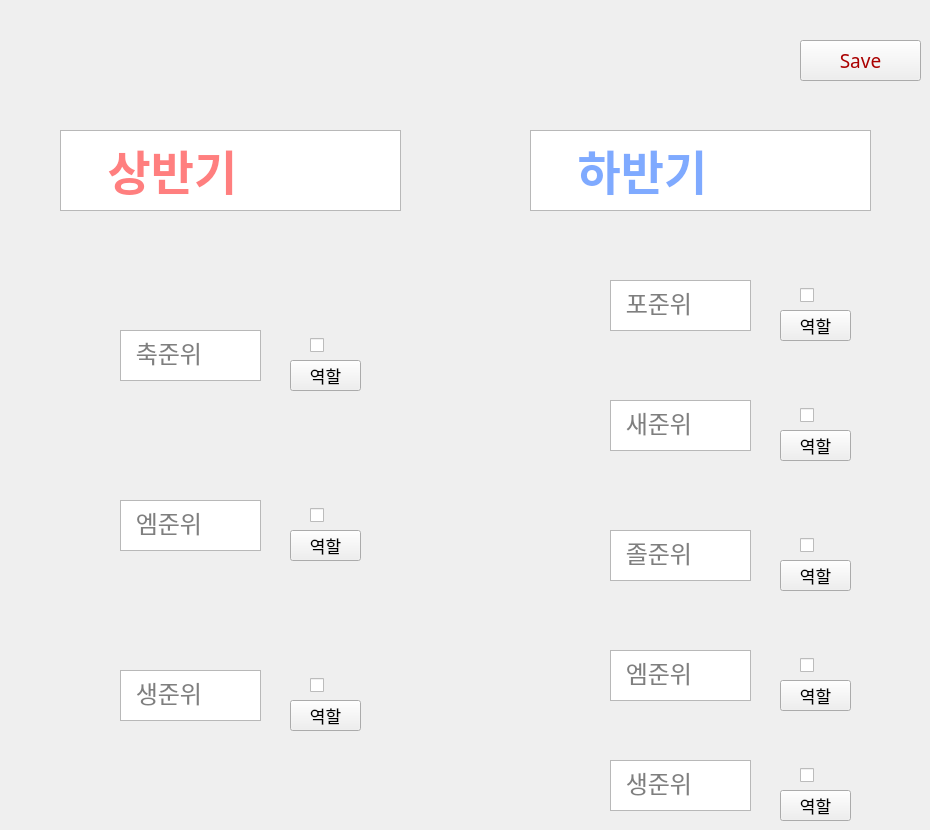
   <widget class="QWidget" name="tab">
    <attribute name="title">
     <string notr="true">1학년</string>
    </attribute>
    <widget class="QTextEdit" name="textEdit_15">
     <property name="geometry">
      <rect>
       <x>60</x>
       <y>130</y>
       <width>341</width>
       <height>81</height>
      </rect>
     </property>
     <property name="font">
      <font>
       <family>1HoonJumbomambo</family>
       <pointsize>35</pointsize>
       <weight>75</weight>
       <bold>true</bold>
      </font>
     </property>
     <property name="styleSheet">
      <string notr="true">color: rgb(255, 0, 0);</string>
     </property>
     <property name="textInteractionFlags">
      <set>Qt::NoTextInteraction</set>
     </property>
     <property name="placeholderText">
      <string>    상반기</string>
     </property>
    </widget>
    <widget class="QTextEdit" name="textEdit_17">
     <property name="geometry">
      <rect>
       <x>120</x>
       <y>670</y>
       <width>141</width>
       <height>51</height>
      </rect>
     </property>
     <property name="font">
      <font>
       <family>1HoonJumbomambo</family>
       <pointsize>18</pointsize>
       <weight>50</weight>
       <bold>false</bold>
      </font>
     </property>
     <property name="styleSheet">
      <string notr="true"/>
     </property>
     <property name="textInteractionFlags">
      <set>Qt::NoTextInteraction</set>
     </property>
     <property name="placeholderText">
      <string>  생준위</string>
     </property>
    </widget>
    <widget class="QTextEdit" name="textEdit_18">
     <property name="geometry">
      <rect>
       <x>530</x>
       <y>130</y>
       <width>341</width>
       <height>81</height>
      </rect>
     </property>
     <property name="font">
      <font>
       <family>1HoonJumbomambo</family>
       <pointsize>35</pointsize>
       <weight>75</weight>
       <bold>true</bold>
      </font>
     </property>
     <property name="styleSheet">
      <string notr="true">color: rgb(0, 85, 255);</string>
     </property>
     <property name="textInteractionFlags">
      <set>Qt::NoTextInteraction</set>
     </property>
     <property name="placeholderText">
      <string>    하반기</string>
     </property>
    </widget>
    <widget class="QTextEdit" name="textEdit_19">
     <property name="geometry">
      <rect>
       <x>120</x>
       <y>500</y>
       <width>141</width>
       <height>51</height>
      </rect>
     </property>
     <property name="font">
      <font>
       <family>1HoonJumbomambo</family>
       <pointsize>18</pointsize>
       <weight>50</weight>
       <bold>false</bold>
      </font>
     </property>
     <property name="styleSheet">
      <string notr="true"/>
     </property>
     <property name="textInteractionFlags">
      <set>Qt::NoTextInteraction</set>
     </property>
     <property name="placeholderText">
      <string>  엠준위</string>
     </property>
    </widget>
    <widget class="QTextEdit" name="textEdit_20">
     <property name="geometry">
      <rect>
       <x>120</x>
       <y>330</y>
       <width>141</width>
       <height>51</height>
      </rect>
     </property>
     <property name="font">
      <font>
       <family>1HoonJumbomambo</family>
       <pointsize>18</pointsize>
       <weight>50</weight>
       <bold>false</bold>
      </font>
     </property>
     <property name="styleSheet">
      <string notr="true"/>
     </property>
     <property name="textInteractionFlags">
      <set>Qt::NoTextInteraction</set>
     </property>
     <property name="placeholderText">
      <string>  축준위</string>
     </property>
    </widget>
    <widget class="QCheckBox" name="checkBox_11">
     <property name="geometry">
      <rect>
       <x>310</x>
       <y>330</y>
       <width>41</width>
       <height>31</height>
      </rect>
     </property>
     <property name="font">
      <font>
       <family>1HoonJumbomambo</family>
       <pointsize>18</pointsize>
       <weight>50</weight>
       <bold>false</bold>
      </font>
     </property>
     <property name="text">
      <string/>
     </property>
    </widget>
    <widget class="QCheckBox" name="checkBox_12">
     <property name="geometry">
      <rect>
       <x>310</x>
       <y>500</y>
       <width>41</width>
       <height>31</height>
      </rect>
     </property>
     <property name="font">
      <font>
       <family>1HoonJumbomambo</family>
       <pointsize>18</pointsize>
       <weight>50</weight>
       <bold>false</bold>
      </font>
     </property>
     <property name="text">
      <string/>
     </property>
    </widget>
    <widget class="QCheckBox" name="checkBox_13">
     <property name="geometry">
      <rect>
       <x>310</x>
       <y>670</y>
       <width>41</width>
       <height>31</height>
      </rect>
     </property>
     <property name="font">
      <font>
       <family>1HoonJumbomambo</family>
       <pointsize>18</pointsize>
       <weight>50</weight>
       <bold>false</bold>
      </font>
     </property>
     <property name="text">
      <string/>
     </property>
    </widget>
    <widget class="QTextEdit" name="textEdit_21">
     <property name="geometry">
      <rect>
       <x>610</x>
       <y>280</y>
       <width>141</width>
       <height>51</height>
      </rect>
     </property>
     <property name="font">
      <font>
       <family>1HoonJumbomambo</family>
       <pointsize>18</pointsize>
       <weight>50</weight>
       <bold>false</bold>
      </font>
     </property>
     <property name="styleSheet">
      <string notr="true"/>
     </property>
     <property name="textInteractionFlags">
      <set>Qt::NoTextInteraction</set>
     </property>
     <property name="placeholderText">
      <string>  포준위</string>
     </property>
    </widget>
    <widget class="QCheckBox" name="checkBox_14">
     <property name="geometry">
      <rect>
       <x>800</x>
       <y>280</y>
       <width>41</width>
       <height>31</height>
      </rect>
     </property>
     <property name="font">
      <font>
       <family>1HoonJumbomambo</family>
       <pointsize>18</pointsize>
       <weight>50</weight>
       <bold>false</bold>
      </font>
     </property>
     <property name="text">
      <string/>
     </property>
    </widget>
    <widget class="QTextEdit" name="textEdit_22">
     <property name="geometry">
      <rect>
       <x>610</x>
       <y>400</y>
       <width>141</width>
       <height>51</height>
      </rect>
     </property>
     <property name="font">
      <font>
       <family>1HoonJumbomambo</family>
       <pointsize>18</pointsize>
       <weight>50</weight>
       <bold>false</bold>
      </font>
     </property>
     <property name="styleSheet">
      <string notr="true"/>
     </property>
     <property name="textInteractionFlags">
      <set>Qt::NoTextInteraction</set>
     </property>
     <property name="placeholderText">
      <string>  새준위</string>
     </property>
    </widget>
    <widget class="QCheckBox" name="checkBox_15">
     <property name="geometry">
      <rect>
       <x>800</x>
       <y>400</y>
       <width>41</width>
       <height>31</height>
      </rect>
     </property>
     <property name="font">
      <font>
       <family>1HoonJumbomambo</family>
       <pointsize>18</pointsize>
       <weight>50</weight>
       <bold>false</bold>
      </font>
     </property>
     <property name="text">
      <string/>
     </property>
    </widget>
    <widget class="QTextEdit" name="textEdit_92">
     <property name="geometry">
      <rect>
       <x>610</x>
       <y>530</y>
       <width>141</width>
       <height>51</height>
      </rect>
     </property>
     <property name="font">
      <font>
       <family>1HoonJumbomambo</family>
       <pointsize>18</pointsize>
       <weight>50</weight>
       <bold>false</bold>
      </font>
     </property>
     <property name="styleSheet">
      <string notr="true"/>
     </property>
     <property name="textInteractionFlags">
      <set>Qt::NoTextInteraction</set>
     </property>
     <property name="placeholderText">
      <string>  졸준위</string>
     </property>
    </widget>
    <widget class="QCheckBox" name="checkBox_16">
     <property name="geometry">
      <rect>
       <x>800</x>
       <y>530</y>
       <width>41</width>
       <height>31</height>
      </rect>
     </property>
     <property name="font">
      <font>
       <family>1HoonJumbomambo</family>
       <pointsize>18</pointsize>
       <weight>50</weight>
       <bold>false</bold>
      </font>
     </property>
     <property name="text">
      <string/>
     </property>
    </widget>
    <widget class="QTextEdit" name="textEdit_93">
     <property name="geometry">
      <rect>
       <x>610</x>
       <y>650</y>
       <width>141</width>
       <height>51</height>
      </rect>
     </property>
     <property name="font">
      <font>
       <family>1HoonJumbomambo</family>
       <pointsize>18</pointsize>
       <weight>50</weight>
       <bold>false</bold>
      </font>
     </property>
     <property name="styleSheet">
      <string notr="true"/>
     </property>
     <property name="textInteractionFlags">
      <set>Qt::NoTextInteraction</set>
     </property>
     <property name="placeholderText">
      <string>  엠준위</string>
     </property>
    </widget>
    <widget class="QCheckBox" name="checkBox_17">
     <property name="geometry">
      <rect>
       <x>800</x>
       <y>650</y>
       <width>41</width>
       <height>31</height>
      </rect>
     </property>
     <property name="font">
      <font>
       <family>1HoonJumbomambo</family>
       <pointsize>18</pointsize>
       <weight>50</weight>
       <bold>false</bold>
      </font>
     </property>
     <property name="text">
      <string/>
     </property>
    </widget>
    <widget class="QTextEdit" name="textEdit_94">
     <property name="geometry">
      <rect>
       <x>610</x>
       <y>760</y>
       <width>141</width>
       <height>51</height>
      </rect>
     </property>
     <property name="font">
      <font>
       <family>1HoonJumbomambo</family>
       <pointsize>18</pointsize>
       <weight>50</weight>
       <bold>false</bold>
      </font>
     </property>
     <property name="styleSheet">
      <string notr="true"/>
     </property>
     <property name="textInteractionFlags">
      <set>Qt::NoTextInteraction</set>
     </property>
     <property name="placeholderText">
      <string>  생준위</string>
     </property>
    </widget>
    <widget class="QCheckBox" name="checkBox_18">
     <property name="geometry">
      <rect>
       <x>800</x>
       <y>760</y>
       <width>41</width>
       <height>31</height>
      </rect>
     </property>
     <property name="font">
      <font>
       <family>1HoonJumbomambo</family>
       <pointsize>18</pointsize>
       <weight>50</weight>
       <bold>false</bold>
      </font>
     </property>
     <property name="text">
      <string/>
     </property>
    </widget>
    <widget class="QPushButton" name="pushButton_1">
     <property name="geometry">
      <rect>
       <x>780</x>
       <y>560</y>
       <width>71</width>
       <height>31</height>
      </rect>
     </property>
     <property name="font">
      <font>
       <family>1HoonJumbomambo</family>
       <pointsize>13</pointsize>
       <weight>50</weight>
       <bold>false</bold>
      </font>
     </property>
     <property name="text">
      <string>역할</string>
     </property>
    </widget>
    <widget class="QPushButton" name="pushButton_2">
     <property name="geometry">
      <rect>
       <x>290</x>
       <y>530</y>
       <width>71</width>
       <height>31</height>
      </rect>
     </property>
     <property name="font">
      <font>
       <family>1HoonJumbomambo</family>
       <pointsize>13</pointsize>
       <weight>50</weight>
       <bold>false</bold>
      </font>
     </property>
     <property name="text">
      <string>역할</string>
     </property>
    </widget>
    <widget class="QPushButton" name="pushButton_3">
     <property name="geometry">
      <rect>
       <x>290</x>
       <y>700</y>
       <width>71</width>
       <height>31</height>
      </rect>
     </property>
     <property name="font">
      <font>
       <family>1HoonJumbomambo</family>
       <pointsize>13</pointsize>
       <weight>50</weight>
       <bold>false</bold>
      </font>
     </property>
     <property name="text">
      <string>역할</string>
     </property>
    </widget>
    <widget class="QPushButton" name="pushButton_4">
     <property name="geometry">
      <rect>
       <x>780</x>
       <y>680</y>
       <width>71</width>
       <height>31</height>
      </rect>
     </property>
     <property name="font">
      <font>
       <family>1HoonJumbomambo</family>
       <pointsize>13</pointsize>
       <weight>50</weight>
       <bold>false</bold>
      </font>
     </property>
     <property name="text">
      <string>역할</string>
     </property>
    </widget>
    <widget class="QPushButton" name="pushButton_5">
     <property name="geometry">
      <rect>
       <x>780</x>
       <y>790</y>
       <width>71</width>
       <height>31</height>
      </rect>
     </property>
     <property name="font">
      <font>
       <family>1HoonJumbomambo</family>
       <pointsize>13</pointsize>
       <weight>50</weight>
       <bold>false</bold>
      </font>
     </property>
     <property name="text">
      <string>역할</string>
     </property>
    </widget>
    <widget class="QPushButton" name="pushButton_6">
     <property name="geometry">
      <rect>
       <x>780</x>
       <y>430</y>
       <width>71</width>
       <height>31</height>
      </rect>
     </property>
     <property name="font">
      <font>
       <family>1HoonJumbomambo</family>
       <pointsize>13</pointsize>
       <weight>50</weight>
       <bold>false</bold>
      </font>
     </property>
     <property name="text">
      <string>역할</string>
     </property>
    </widget>
    <widget class="QPushButton" name="pushButton_7">
     <property name="geometry">
      <rect>
       <x>290</x>
       <y>360</y>
       <width>71</width>
       <height>31</height>
      </rect>
     </property>
     <property name="font">
      <font>
       <family>1HoonJumbomambo</family>
       <pointsize>13</pointsize>
       <weight>50</weight>
       <bold>false</bold>
      </font>
     </property>
     <property name="text">
      <string>역할</string>
     </property>
    </widget>
    <widget class="QPushButton" name="pushButton_8">
     <property name="geometry">
      <rect>
       <x>780</x>
       <y>310</y>
       <width>71</width>
       <height>31</height>
      </rect>
     </property>
     <property name="font">
      <font>
       <family>1HoonJumbomambo</family>
       <pointsize>13</pointsize>
       <weight>50</weight>
       <bold>false</bold>
      </font>
     </property>
     <property name="text">
      <string>역할</string>
     </property>
    </widget>
    <widget class="QPushButton" name="pushButton_50">
     <property name="geometry">
      <rect>
       <x>800</x>
       <y>40</y>
       <width>121</width>
       <height>41</height>
      </rect>
     </property>
     <property name="font">
      <font>
       <family>1HoonJumbomambo</family>
       <pointsize>14</pointsize>
       <weight>50</weight>
       <bold>false</bold>
      </font>
     </property>
     <property name="styleSheet">
      <string notr="true">color: rgb(170, 0, 0);</string>
     </property>
     <property name="text">
      <string>Save</string>
     </property>
    </widget>
   </widget>
